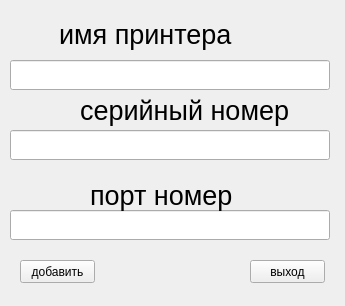
<?xml version="1.0" encoding="UTF-8"?>
<ui version="4.0">
 <class>Form</class>
 <widget class="QWidget" name="Form">
  <property name="geometry">
   <rect>
    <x>0</x>
    <y>0</y>
    <width>345</width>
    <height>306</height>
   </rect>
  </property>
  <property name="windowTitle">
   <string>Form</string>
  </property>
  <widget class="QPushButton" name="pushButton_add_onclade">
   <property name="geometry">
    <rect>
     <x>20</x>
     <y>260</y>
     <width>75</width>
     <height>23</height>
    </rect>
   </property>
   <property name="text">
    <string>добавить</string>
   </property>
  </widget>
  <widget class="QPushButton" name="pushButton_exit_onclade">
   <property name="geometry">
    <rect>
     <x>250</x>
     <y>260</y>
     <width>75</width>
     <height>23</height>
    </rect>
   </property>
   <property name="text">
    <string>выход</string>
   </property>
  </widget>
  <widget class="QLineEdit" name="lineEdit_nameprinter4">
   <property name="geometry">
    <rect>
     <x>10</x>
     <y>60</y>
     <width>320</width>
     <height>30</height>
    </rect>
   </property>
  </widget>
  <widget class="QLineEdit" name="lineEdit_serial_number">
   <property name="geometry">
    <rect>
     <x>10</x>
     <y>130</y>
     <width>320</width>
     <height>30</height>
    </rect>
   </property>
  </widget>
  <widget class="QLineEdit" name="lineEdit_port_number">
   <property name="geometry">
    <rect>
     <x>10</x>
     <y>210</y>
     <width>320</width>
     <height>30</height>
    </rect>
   </property>
  </widget>
  <widget class="QLabel" name="label">
   <property name="geometry">
    <rect>
     <x>59</x>
     <y>19</y>
     <width>201</width>
     <height>31</height>
    </rect>
   </property>
   <property name="font">
    <font>
     <pointsize>20</pointsize>
    </font>
   </property>
   <property name="text">
    <string>имя принтера </string>
   </property>
  </widget>
  <widget class="QLabel" name="label_2">
   <property name="geometry">
    <rect>
     <x>80</x>
     <y>90</y>
     <width>220</width>
     <height>40</height>
    </rect>
   </property>
   <property name="font">
    <font>
     <pointsize>20</pointsize>
    </font>
   </property>
   <property name="text">
    <string>серийный номер </string>
   </property>
  </widget>
  <widget class="QLabel" name="label_3">
   <property name="geometry">
    <rect>
     <x>90</x>
     <y>180</y>
     <width>171</width>
     <height>31</height>
    </rect>
   </property>
   <property name="font">
    <font>
     <pointsize>20</pointsize>
    </font>
   </property>
   <property name="text">
    <string>порт номер </string>
   </property>
  </widget>
 </widget>
 <resources/>
 <connections/>
</ui>
